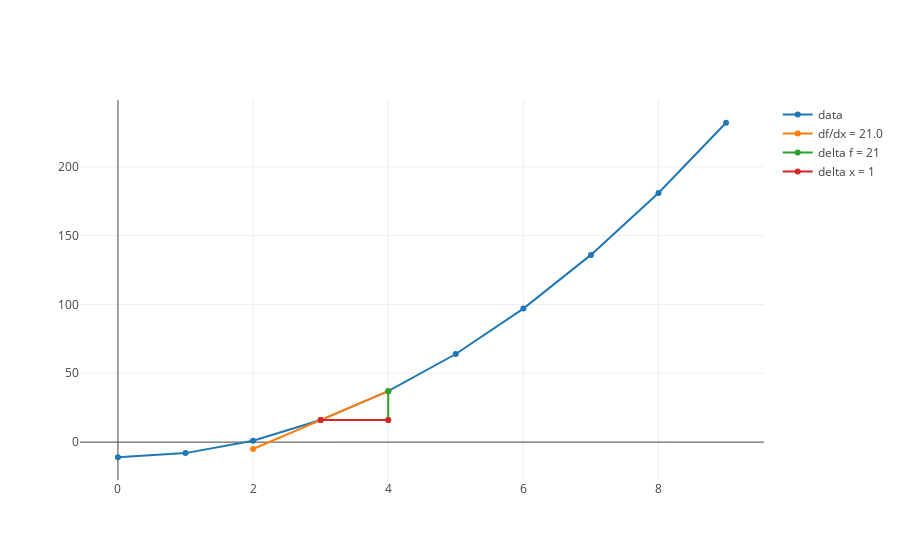

Source (notebook cell):
### Markdown cell above
See that the line becomes more tangential as x approaches zero by pluggin in smaller values for delta_x.

### Code cell
delta_x = 1
three_x_plus_tangents = df_dx_traces(three_x_squared_minus_eleven, 3, line_length= 2*delta_x, delta = delta_x)
# {'x': [1.5, 2, 2.5], 'y': [2.0, 4, 6.0]}
plot([three_x_squared_minus_eleven_trace, *three_x_plus_tangents])

### Figure 1 — Plotly figure (JSON) as saved in the notebook; plotly's stock layout.template omitted (floating-point values rounded to 4 significant figures)
{"data": [{"mode": "line", "name": "data", "text": [], "x": [0, 1, 2, 3, 4, 5, 6, 7, 8, 9], "y": [-11, -8, 1, 16, 37, 64, 97, 136, 181, 232]}, {"mode": "line", "name": "df/dx = 21.0", "text": [], "x": [2, 3, 4], "y": [-5, 16, 37]}, {"mode": "line", "name": "delta f = 21", "text": [], "x": [4, 4], "y": [16, 37]}, {"mode": "line", "name": "delta x = 1", "text": [], "x": [3, 4], "y": [16, 16]}], "layout": {}}
